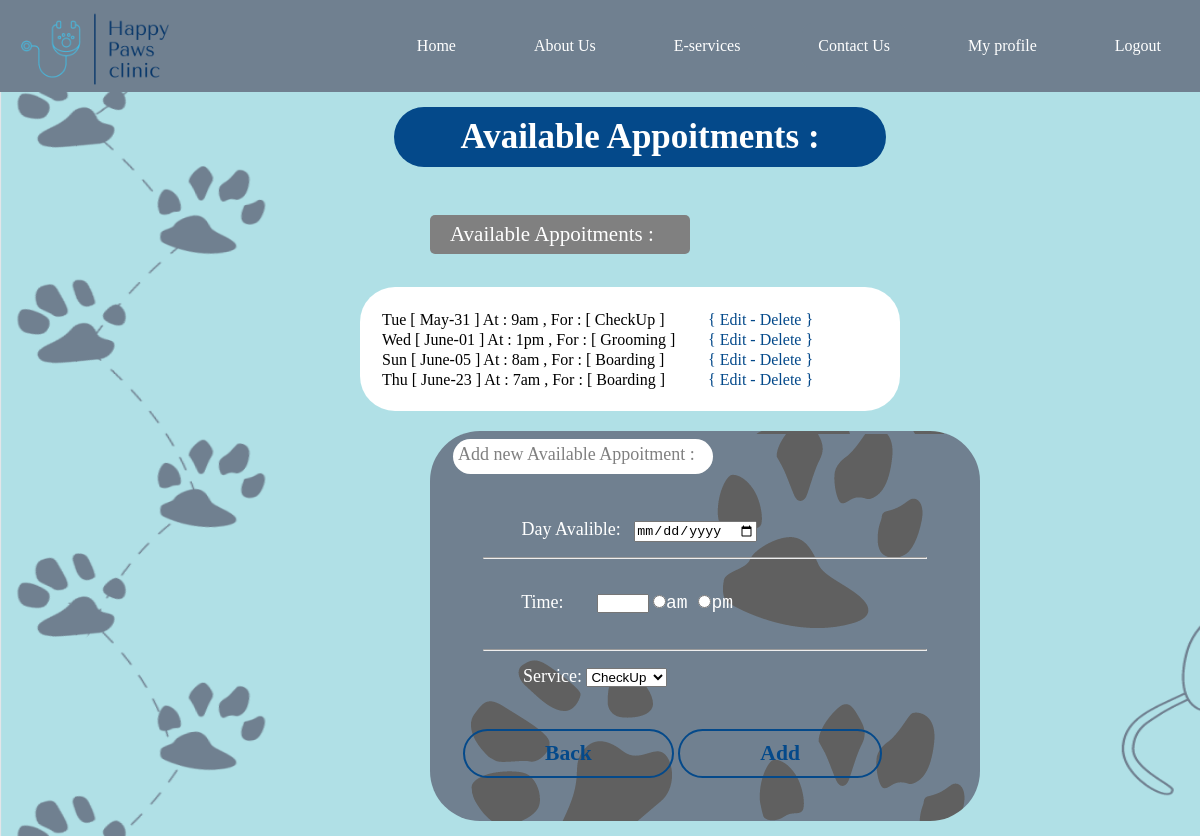
Page /Add_Available_Appoitments.php (signed in) on the committed database.
### tables this page shows
CREATE TABLE `appaintments_available` (
  `id` int(11) NOT NULL,
  `day` date NOT NULL,
  `time` varchar(50) NOT NULL,
  `services` varchar(30) NOT NULL,
  `status` varchar(255) NOT NULL
);

### Add_Available_Appoitments.php (the view, shortened to what this page needs)
<?php
require_once "database_connect.php";
?>
<?php include 'header.php' ?>
	<!DOCTYPE html>
	<html>
	<body class="body_add_available" >
		<h1 class="title_add_available"> Available Appoitments : </h1>
		<br>
		<span class="sub_Available_Appoitments" > Available Appoitments :</span>
        <br>
        <ul>
        <table class="table" cellpadding="10">
        <?php
	    $query="SELECT id, day, time, services FROM appaintments_available where status='Available'";
        $result=mysqli_query($conn,$query);
        while ($row=mysqli_fetch_array($result)) {
    echo "<tr>";
    echo "<td>" . date('D', strtotime($row['day'])).' [ '.date('F', strtotime($row['day'])).'-'. date('d', strtotime($row['day'])).
    ' ]  At : '. $row['time']." \t ,  For : \t [ ".$row['services']. " ]" . "</td>";
    echo"<td width='170'><a class='btn btn-primary' href=Edit_Appointment.php?appoit_id=".$row['id'].">{ Edit -\t </a> <a class='btn btn-danger' href=delete.php?appoit_id=".$row['id']."> \t Delete }
    </a></td>";
      echo "</tr>";
        }
   ?>
        </table>
        </ul>
		<div class="border1" style="background-image: url(image//borderBG.png);">
			<span class="sub_ditals" style="border-radius: 100px; margin-left: 20px; background-color: white; color: gray;">
			Add new Available Appoitment : &nbsp;&nbsp;</span>
			<br><br>
			<br><br>
		<form method="post" action="Add_Available_Appoitments.php">
			<label><span class="sub_ditals">&nbsp;&nbsp; Day Avalible:&nbsp;&nbsp;
  			<input type = date name="day"  required> </label> </span>
			<br> <hr><br>
			<label><span class="sub_ditals">&nbsp;&nbsp; Time: &nbsp;&nbsp;
  			<input type="number" name="time" min="1" max="12" style="margin-left:15px;" required >
  			<span style="font-family: Courier New , Monospace ;">
  			<lable><input type="radio" value="am" name="time_Available" required>am</lable>
  			<lable><input type="radio" value="pm" name="time_Available" required>pm</lable>
  			</span>
  			<br><br><hr>
					<p> <label class="labels" style="margin-left: 90px;">Service:</label>
						<select name = "Service"  required>
							<?php
	 $query="SELECT id, name FROM services";
        $result=mysqli_query($conn,$query);
        while ($row=mysqli_fetch_array($result)) {
            echo "<option value=".$row['name'] . ">" . $row['name'] . "</option>";
        }
   ?>
						</select>
					</p> <br><br>
      <span ><a href="Home.php"><button type="button" class = "button"  >Back</button></a></span>
      <span ><button type="submit" class = "button_sub" name="add_appoitements">Add</button></span>
		</div>
	</body>
	</html>

### css/style.css (style rules this page uses)
* { margin: 0; padding: 0; box-sizing: border-box; }
body { width: 100%; display: flex; flex-direction: column; }

### Add_Available_Appoitments.php (style rules this page uses)
.body_add_available { position: relative; background-image: url(image//bg.png); background-size: 1500px 900px; display: flex; }
.title_add_available { background-color: rgb(4, 73, 138); color: white; position: relative; text-align: center; border-radius: 100px; padding: 10px 49px; font-size: 35px; margin-right: 390px; margin-left: 394px; margin-top: 15px; width: 41%; }
.sub_Available_Appoitments { text-align: left; font-family: "Times New Roman", "Serif"; color: white; background-color: gray; border-radius: 5px; margin-top: 30px; margin-right: 1000px; margin-left: 430px; padding: 7px; padding-left: 20px; font-size: 21px; width: 260px; margin-bottom: 15px; }
hr { margin: 15px 50px; }
.border1 { border-style: solid; border-radius: 50px; border-color: transparent; padding-top: 10px; margin-left: 430px; margin-right: 300px; width: 550px; height: 390px; margin-bottom: 15px; }
.sub_ditals { text-align: left; font-family: "Times New Roman", "Serif"; color: white; border-radius: 5px; margin-top: 80px; margin-right: 70px; margin-left: 70px; padding: 5px; padding-bottom: 10px; font-size: 18px; }
.button_sub { background-color: transparent; text-align: center; font-weight: bold; color: #04498A; border-style: solid; border-color: rgb(4, 73, 138); border-radius: 30px; padding: 10px 80px; font-family: 'Times New Roman', Times, serif; font-size: 120%; }
.button { background-color: transparent; text-align: center; font-weight: bold; color: #04498A; border-style: solid; border-color: rgb(4, 73, 138); margin-left: 30px ; border-radius: 30px; padding: 10px 80px; font-family: 'Times New Roman', Times, serif; font-size: 120%; }
.table { margin-left: 30%; background-color: white; width: 540px; padding: 20px; border-radius: 35px; margin-bottom: 20px; }
a { text-decoration: none; color: rgb(4, 73, 138); }

### rows in the picture
appaintments_available: day "Tue", day "May", day "31", time "9am", services "CheckUp"
appaintments_available: day "Wed", day "June", day "01", time "1pm", services "Grooming"
appaintments_available: day "Sun", day "June", day "05", time "8am", services "Boarding"
appaintments_available: day "Thu", day "June", day "23", time "7am", services "Boarding"

### other values in the picture
form field Service "CheckUp"
